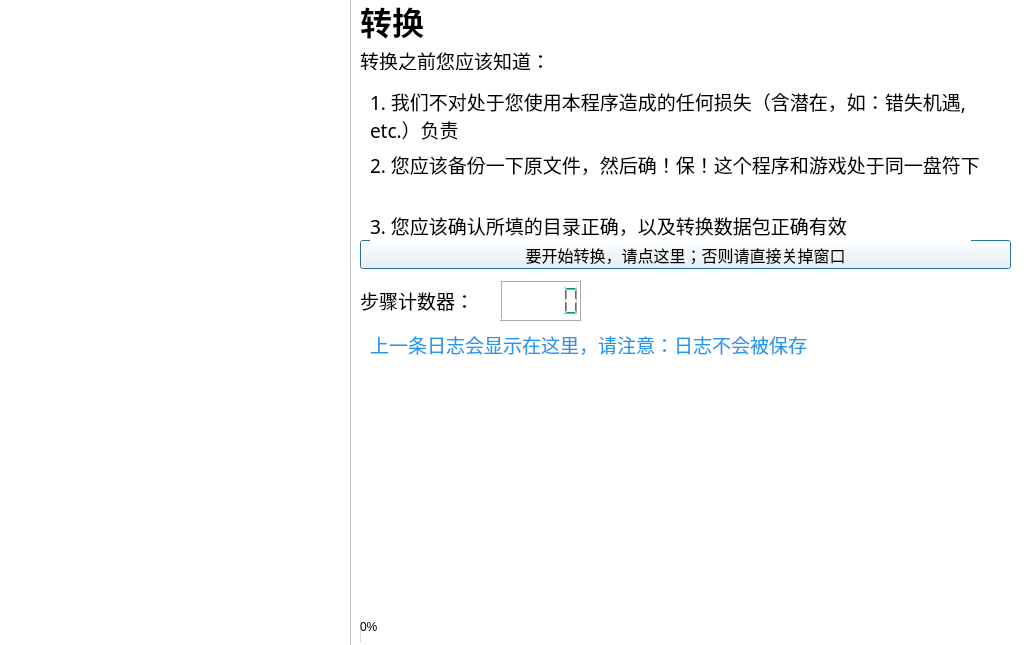
<?xml version="1.0" encoding="UTF-8"?>
<ui version="4.0">
 <class>execute</class>
 <widget class="QDialog" name="execute">
  <property name="geometry">
   <rect>
    <x>0</x>
    <y>0</y>
    <width>1025</width>
    <height>645</height>
   </rect>
  </property>
  <property name="windowTitle">
   <string>执行：[暂停]</string>
  </property>
  <property name="styleSheet">
   <string notr="true">background-color: rgb(255, 255, 255);
border-color: rgb(33, 150, 243);</string>
  </property>
  <widget class="QGraphicsView" name="graphicsView">
   <property name="geometry">
    <rect>
     <x>-10</x>
     <y>-40</y>
     <width>361</width>
     <height>841</height>
    </rect>
   </property>
   <property name="styleSheet">
    <string notr="true">background-image: url(:/Pictures/D:/Genshin Impact International/Genshin Impact/Genshin Impact game/ScreenShot/20220320123857.png);</string>
   </property>
  </widget>
  <widget class="QPushButton" name="Start_exec">
   <property name="geometry">
    <rect>
     <x>360</x>
     <y>240</y>
     <width>651</width>
     <height>29</height>
    </rect>
   </property>
   <property name="font">
    <font>
     <family>Source Han Sans</family>
     <pointsize>12</pointsize>
    </font>
   </property>
   <property name="text">
    <string>要开始转换，请点这里；否则请直接关掉窗口</string>
   </property>
  </widget>
  <widget class="QLabel" name="label">
   <property name="geometry">
    <rect>
     <x>360</x>
     <y>0</y>
     <width>291</width>
     <height>41</height>
    </rect>
   </property>
   <property name="font">
    <font>
     <family>Source Han Sans Heavy</family>
     <pointsize>24</pointsize>
     <bold>true</bold>
    </font>
   </property>
   <property name="text">
    <string>转换</string>
   </property>
  </widget>
  <widget class="QLabel" name="label_2">
   <property name="geometry">
    <rect>
     <x>360</x>
     <y>50</y>
     <width>231</width>
     <height>20</height>
    </rect>
   </property>
   <property name="font">
    <font>
     <family>Source Han Sans</family>
     <pointsize>14</pointsize>
    </font>
   </property>
   <property name="text">
    <string>转换之前您应该知道：</string>
   </property>
  </widget>
  <widget class="QLabel" name="label_3">
   <property name="geometry">
    <rect>
     <x>370</x>
     <y>80</y>
     <width>641</width>
     <height>71</height>
    </rect>
   </property>
   <property name="font">
    <font>
     <family>Source Han Sans</family>
     <pointsize>14</pointsize>
    </font>
   </property>
   <property name="text">
    <string>1. 我们不对处于您使用本程序造成的任何损失（含潜在，如：错失机遇, etc.）负责</string>
   </property>
   <property name="textFormat">
    <enum>Qt::PlainText</enum>
   </property>
   <property name="wordWrap">
    <bool>true</bool>
   </property>
  </widget>
  <widget class="QLabel" name="label_4">
   <property name="geometry">
    <rect>
     <x>370</x>
     <y>150</y>
     <width>631</width>
     <height>61</height>
    </rect>
   </property>
   <property name="font">
    <font>
     <family>Source Han Sans</family>
     <pointsize>14</pointsize>
    </font>
   </property>
   <property name="text">
    <string>&lt;html&gt;&lt;head/&gt;&lt;body&gt;&lt;p&gt;2. 您应该备份一下原文件，然后确！保！这个程序和游戏处于同一盘符下&lt;/p&gt;&lt;/body&gt;&lt;/html&gt;</string>
   </property>
   <property name="alignment">
    <set>Qt::AlignLeading|Qt::AlignLeft|Qt::AlignTop</set>
   </property>
   <property name="wordWrap">
    <bool>true</bool>
   </property>
  </widget>
  <widget class="QLabel" name="label_5">
   <property name="geometry">
    <rect>
     <x>370</x>
     <y>210</y>
     <width>601</width>
     <height>31</height>
    </rect>
   </property>
   <property name="font">
    <font>
     <family>Source Han Sans</family>
     <pointsize>14</pointsize>
    </font>
   </property>
   <property name="text">
    <string>3. 您应该确认所填的目录正确，以及转换数据包正确有效</string>
   </property>
  </widget>
  <widget class="QProgressBar" name="progress_convert">
   <property name="geometry">
    <rect>
     <x>360</x>
     <y>620</y>
     <width>641</width>
     <height>23</height>
    </rect>
   </property>
   <property name="styleSheet">
    <string notr="true"/>
   </property>
   <property name="value">
    <number>0</number>
   </property>
  </widget>
  <widget class="QLCDNumber" name="StepNum">
   <property name="geometry">
    <rect>
     <x>500</x>
     <y>280</y>
     <width>81</width>
     <height>41</height>
    </rect>
   </property>
   <property name="autoFillBackground">
    <bool>true</bool>
   </property>
   <property name="styleSheet">
    <string notr="true">color: rgb(0, 150, 136);</string>
   </property>
   <property name="value" stdset="0">
    <double>0.000000000000000</double>
   </property>
  </widget>
  <widget class="QLabel" name="label_6">
   <property name="geometry">
    <rect>
     <x>360</x>
     <y>280</y>
     <width>141</width>
     <height>41</height>
    </rect>
   </property>
   <property name="font">
    <font>
     <family>Source Han Sans</family>
     <pointsize>14</pointsize>
    </font>
   </property>
   <property name="text">
    <string>步骤计数器：</string>
   </property>
  </widget>
  <widget class="QLabel" name="status_exec">
   <property name="geometry">
    <rect>
     <x>370</x>
     <y>330</y>
     <width>631</width>
     <height>241</height>
    </rect>
   </property>
   <property name="font">
    <font>
     <family>Source Han Sans</family>
     <pointsize>14</pointsize>
    </font>
   </property>
   <property name="styleSheet">
    <string notr="true">color: rgb(33, 150, 243);</string>
   </property>
   <property name="text">
    <string>上一条日志会显示在这里，请注意：日志不会被保存</string>
   </property>
   <property name="textFormat">
    <enum>Qt::RichText</enum>
   </property>
   <property name="alignment">
    <set>Qt::AlignLeading|Qt::AlignLeft|Qt::AlignTop</set>
   </property>
   <property name="wordWrap">
    <bool>true</bool>
   </property>
  </widget>
  <zorder>graphicsView</zorder>
  <zorder>Start_exec</zorder>
  <zorder>label</zorder>
  <zorder>label_2</zorder>
  <zorder>label_3</zorder>
  <zorder>label_4</zorder>
  <zorder>label_5</zorder>
  <zorder>progress_convert</zorder>
  <zorder>label_6</zorder>
  <zorder>status_exec</zorder>
  <zorder>StepNum</zorder>
 </widget>
 <resources/>
 <connections/>
</ui>
